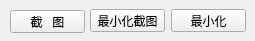
<?xml version="1.0" encoding="UTF-8"?>
<ui version="4.0">
 <class>Widget</class>
 <widget class="QWidget" name="Widget">
  <property name="geometry">
   <rect>
    <x>0</x>
    <y>0</y>
    <width>255</width>
    <height>41</height>
   </rect>
  </property>
  <property name="sizePolicy">
   <sizepolicy hsizetype="Fixed" vsizetype="Fixed">
    <horstretch>0</horstretch>
    <verstretch>0</verstretch>
   </sizepolicy>
  </property>
  <property name="maximumSize">
   <size>
    <width>257</width>
    <height>41</height>
   </size>
  </property>
  <property name="windowTitle">
   <string>Widget</string>
  </property>
  <widget class="QPushButton" name="pbtnShotAndMin">
   <property name="geometry">
    <rect>
     <x>90</x>
     <y>9</y>
     <width>75</width>
     <height>23</height>
    </rect>
   </property>
   <property name="text">
    <string>最小化截图</string>
   </property>
  </widget>
  <widget class="QPushButton" name="pbtnMin">
   <property name="geometry">
    <rect>
     <x>171</x>
     <y>9</y>
     <width>75</width>
     <height>23</height>
    </rect>
   </property>
   <property name="text">
    <string>最小化</string>
   </property>
  </widget>
  <widget class="QPushButton" name="pbtnShot">
   <property name="geometry">
    <rect>
     <x>10</x>
     <y>10</y>
     <width>75</width>
     <height>23</height>
    </rect>
   </property>
   <property name="text">
    <string>截   图</string>
   </property>
  </widget>
 </widget>
 <layoutdefault spacing="6" margin="11"/>
 <tabstops>
  <tabstop>pbtnShot</tabstop>
  <tabstop>pbtnShotAndMin</tabstop>
  <tabstop>pbtnMin</tabstop>
 </tabstops>
 <resources/>
 <connections/>
</ui>
